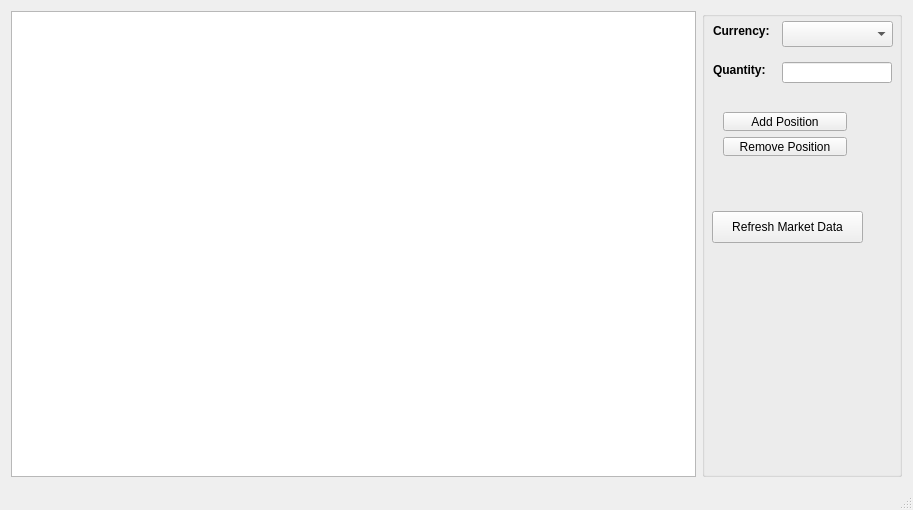
<?xml version="1.0" encoding="UTF-8"?>
<ui version="4.0">
 <class>MainWindow</class>
 <widget class="QMainWindow" name="MainWindow">
  <property name="geometry">
   <rect>
    <x>0</x>
    <y>0</y>
    <width>913</width>
    <height>510</height>
   </rect>
  </property>
  <property name="windowTitle">
   <string>CryptoPortfolio QT</string>
  </property>
  <widget class="QWidget" name="centralWidget">
   <layout class="QGridLayout" name="gridLayout">
    <item row="0" column="0">
     <layout class="QHBoxLayout" name="horizontalLayout">
      <item>
       <widget class="QTableView" name="assetsTable">
        <property name="showGrid">
         <bool>true</bool>
        </property>
        <property name="gridStyle">
         <enum>Qt::SolidLine</enum>
        </property>
        <property name="sortingEnabled">
         <bool>true</bool>
        </property>
        <property name="wordWrap">
         <bool>false</bool>
        </property>
        <property name="cornerButtonEnabled">
         <bool>false</bool>
        </property>
        <attribute name="verticalHeaderVisible">
         <bool>false</bool>
        </attribute>
        <attribute name="verticalHeaderHighlightSections">
         <bool>false</bool>
        </attribute>
       </widget>
      </item>
      <item>
       <widget class="QGroupBox" name="groupBox_2">
        <property name="minimumSize">
         <size>
          <width>200</width>
          <height>0</height>
         </size>
        </property>
        <property name="title">
         <string/>
        </property>
        <widget class="QLabel" name="label_5">
         <property name="geometry">
          <rect>
           <x>11</x>
           <y>51</y>
           <width>61</width>
           <height>16</height>
          </rect>
         </property>
         <property name="text">
          <string>&lt;b&gt;Quantity:&lt;/b&gt;</string>
         </property>
        </widget>
        <widget class="QLineEdit" name="quantityEdit">
         <property name="enabled">
          <bool>true</bool>
         </property>
         <property name="geometry">
          <rect>
           <x>80</x>
           <y>51</y>
           <width>110</width>
           <height>21</height>
          </rect>
         </property>
        </widget>
        <widget class="QComboBox" name="currencyComboBox">
         <property name="geometry">
          <rect>
           <x>80</x>
           <y>10</y>
           <width>111</width>
           <height>26</height>
          </rect>
         </property>
         <property name="editable">
          <bool>false</bool>
         </property>
        </widget>
        <widget class="QLabel" name="label_6">
         <property name="geometry">
          <rect>
           <x>11</x>
           <y>12</y>
           <width>64</width>
           <height>16</height>
          </rect>
         </property>
         <property name="text">
          <string>&lt;b&gt;Currency:&lt;/b&gt;</string>
         </property>
        </widget>
        <widget class="QWidget" name="layoutWidget">
         <property name="geometry">
          <rect>
           <x>10</x>
           <y>90</y>
           <width>146</width>
           <height>66</height>
          </rect>
         </property>
         <layout class="QVBoxLayout" name="verticalLayout">
          <item>
           <widget class="QPushButton" name="addAssetButton">
            <property name="text">
             <string>Add Position</string>
            </property>
           </widget>
          </item>
          <item>
           <widget class="QPushButton" name="removeAssetButton">
            <property name="text">
             <string>Remove Position</string>
            </property>
           </widget>
          </item>
         </layout>
        </widget>
        <widget class="QPushButton" name="refreshMarketButton">
         <property name="geometry">
          <rect>
           <x>10</x>
           <y>200</y>
           <width>151</width>
           <height>32</height>
          </rect>
         </property>
         <property name="text">
          <string>Refresh Market Data</string>
         </property>
        </widget>
       </widget>
      </item>
     </layout>
    </item>
   </layout>
  </widget>
  <widget class="QStatusBar" name="statusBar"/>
 </widget>
 <layoutdefault spacing="6" margin="11"/>
 <resources/>
 <connections/>
</ui>
